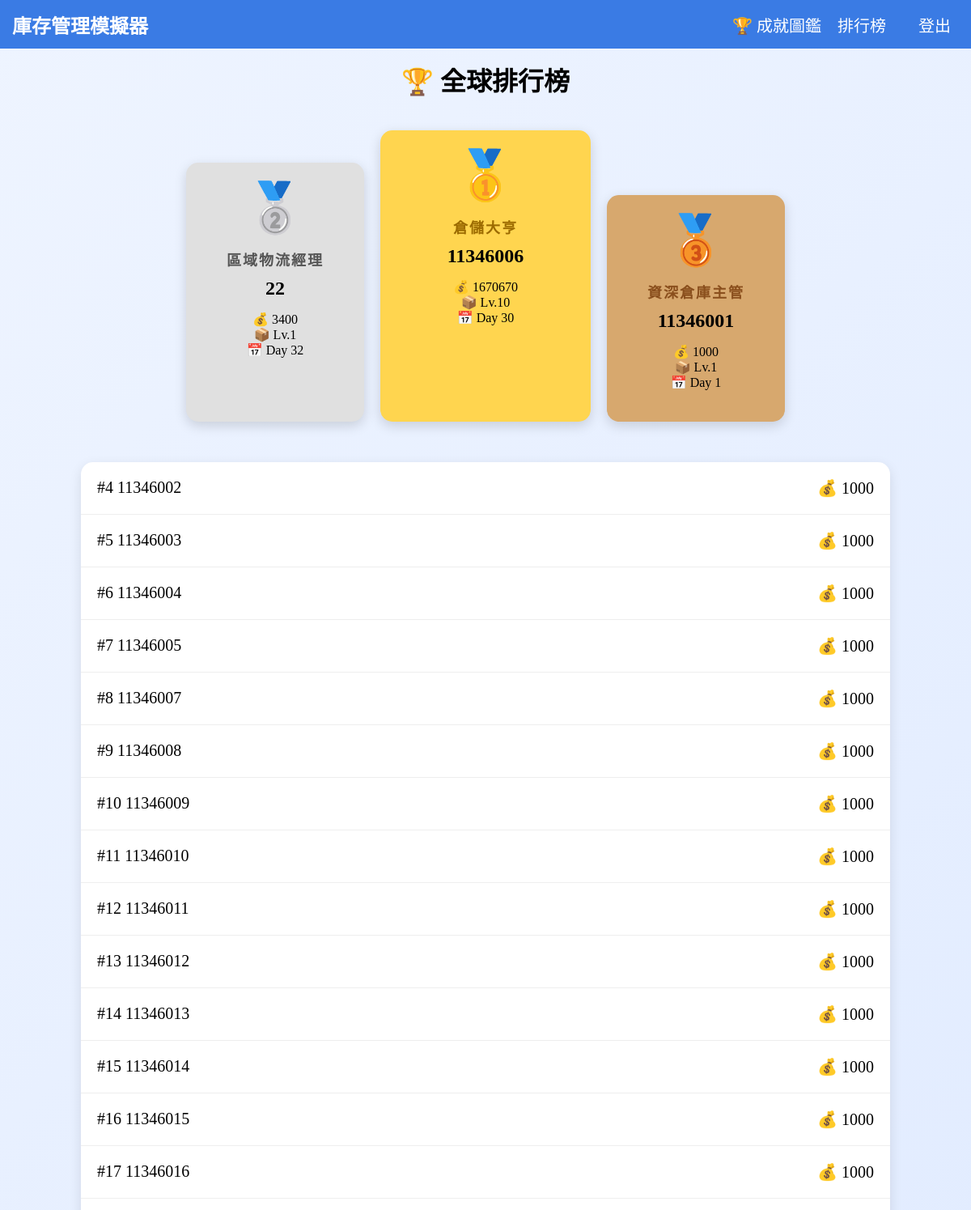
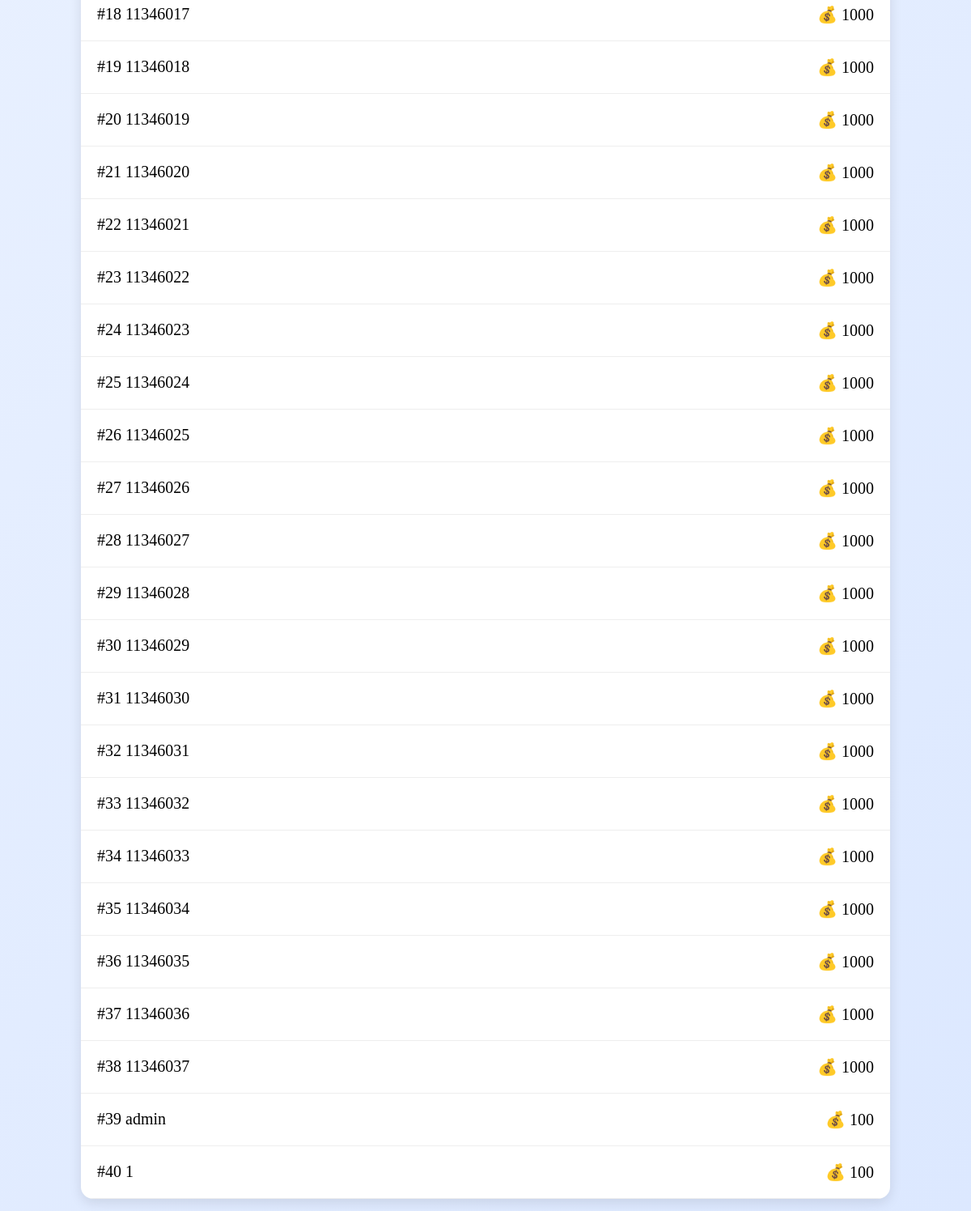
Page /leaderboard/ on the committed database (2 pictures, top to bottom).
### game/models.py (models this page shows, shortened)
class Player(models.Model):
    user = models.OneToOneField(User, on_delete=models.CASCADE)
    tutorial_done = models.BooleanField(default=False)
    money = models.IntegerField(default=1000)
    level = models.IntegerField(default=1)
    exp = models.IntegerField(default=0)
    day = models.IntegerField(default=1)
    phase = models.CharField(max_length=20, default="buy")
    phase_start = models.DateTimeField(default=timezone.now)
    reputation = models.IntegerField(default=100)
    inventory = models.JSONField(default=dict)
    debug_mode = models.BooleanField(default=False)
    total_orders = models.IntegerField(default=0)
    total_sales = models.IntegerField(default=0)
    total_profit = models.IntegerField(default=0)

### game/views.py (the view)
def leaderboard(request):
    players = Player.objects.order_by(
        "-money"
    )
    return render(
        request,
        "game/leaderboard.html",
        {
            "players": players
        }
    )

### templates/game/leaderboard.html
{% extends "base.html" %}
{% load static %}
{% block content %}
    <div class="leaderboard">
        <h1 class="leaderboard_title">
            🏆 全球排行榜
        </h1>
        {% if players|length >= 1 %}
        <div class="podium">
            {% if players|length >= 2 %}
            <div class="podium_item silver">
                <div class="medal">🥈</div>
                <div class="rank_title">區域物流經理</div>
                <h2 class="rank_name">{{ players.1.user.username }}</h2>
                <p>💰 {{ players.1.money }}</p>
                <p>📦 Lv.{{ players.1.level }}</p>
                <p>📅 Day {{ players.1.day }}</p>
            </div>
            {% endif %}
            {% if players|length >= 1 %}
            <div class="podium_item gold">
                <div class="medal">🥇</div>
                <div class="rank_title">倉儲大亨</div>
                <h2 class="rank_name">{{ players.0.user.username }}</h2>
                <p>💰 {{ players.0.money }}</p>
                <p>📦 Lv.{{ players.0.level }}</p>
                <p>📅 Day {{ players.0.day }}</p>
            </div>
            {% endif %}
            {% if players|length >= 3 %}
            <div class="podium_item bronze">
                <div class="medal">🥉</div>
                <div class="rank_title">資深倉庫主管</div>
                <h2 class="rank_name">{{ players.2.user.username }}</h2>
                <p>💰 {{ players.2.money }}</p>
                <p>📦 Lv.{{ players.2.level }}</p>
                <p>📅 Day {{ players.2.day }}</p>
            </div>
            {% endif %}
        </div>
        {% endif %}
        <div class="rank_list">
            {% for player in players %}
            {% if forloop.counter > 3 %}
            <div class="rank_row">
                <div>
                    #{{ forloop.counter }}
                    {{ player.user.username }}
                </div>
                <div>
                    💰 {{ player.money }}
                </div>
            </div>
            {% endif %}
            {% endfor %}
        </div>
    </div>
{% endblock %}

### static/css/base.css (style rules this page uses)
* { padding: 0; margin: 0; box-sizing: border-box; font-family: '微軟正黑體'; }
body { background: linear-gradient( 135deg, #eef4ff, #dce8ff ); }
.leaderboard { width:100%; max-width:1000px; margin:auto; }
.leaderboard_title { text-align:center; margin-bottom:40px; }
.podium { display:flex; justify-content:center; align-items:flex-end; gap:20px; margin-bottom:50px; }
.podium_item { text-align:center; padding:20px; border-radius:15px; box-shadow: 0 5px 15px rgba(0,0,0,.15); }
.gold { width:260px; height:360px; background:#ffd54f; }
.silver { width:220px; height:320px; background:#e0e0e0; }
.bronze { width:220px; height:280px; background:#d7a86e; }
.medal { font-size:60px; margin-bottom:15px; }
.rank_name { margin-bottom: 15px; }
.rank_list { background:white; border-radius:15px; overflow:hidden; box-shadow: 0 5px 15px rgba(0,0,0,.1); }
.rank_row { display:flex; justify-content:space-between; padding:20px; border-bottom:1px solid #eee; font-size:20px; }
.rank_title { font-size:18px; font-weight:bold; margin-bottom:10px; color:#333; letter-spacing:2px; }
.gold .rank_title { color:#9c6b00; }
.silver .rank_title { color:#555; }
.bronze .rank_title { color:#8a4f1d; }

### rows in the picture
Player: user.username "22", money "3400", level "1", day "32"
Player: user.username "11346006", money "1670670", level "10", day "30"
Player: user.username "11346001", money "1000", level "1", day "1"
Player: user.username "11346002", money "1000"
Player: user.username "11346003", money "1000"
Player: user.username "11346004", money "1000"
Player: user.username "11346005", money "1000"
Player: user.username "11346007", money "1000"
Player: user.username "11346008", money "1000"
Player: user.username "11346009", money "1000"
Player: user.username "11346010", money "1000"
Player: user.username "11346011", money "1000"
Player: user.username "11346012", money "1000"
Player: user.username "11346013", money "1000"
Player: user.username "11346014", money "1000"
Player: user.username "11346015", money "1000"
Player: user.username "11346016", money "1000"
Player: user.username "11346017", money "1000"
Player: user.username "11346018", money "1000"
Player: user.username "11346019", money "1000"
Player: user.username "11346020", money "1000"
Player: user.username "11346021", money "1000"
Player: user.username "11346022", money "1000"
Player: user.username "11346023", money "1000"
Player: user.username "11346024", money "1000"
Player: user.username "11346025", money "1000"
Player: user.username "11346026", money "1000"
Player: user.username "11346027", money "1000"
Player: user.username "11346028", money "1000"
Player: user.username "11346029", money "1000"
Player: user.username "11346030", money "1000"
Player: user.username "11346031", money "1000"
Player: user.username "11346032", money "1000"
Player: user.username "11346033", money "1000"
Player: user.username "11346034", money "1000"
Player: user.username "11346035", money "1000"
Player: user.username "11346036", money "1000"
Player: user.username "11346037", money "1000"
Player: user.username "admin", money "100"
Player: user.username "1", money "100"
